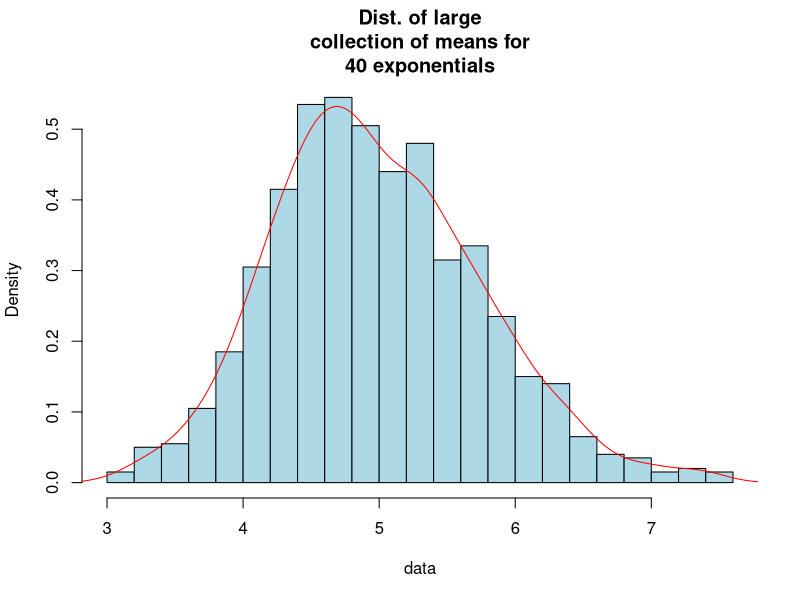
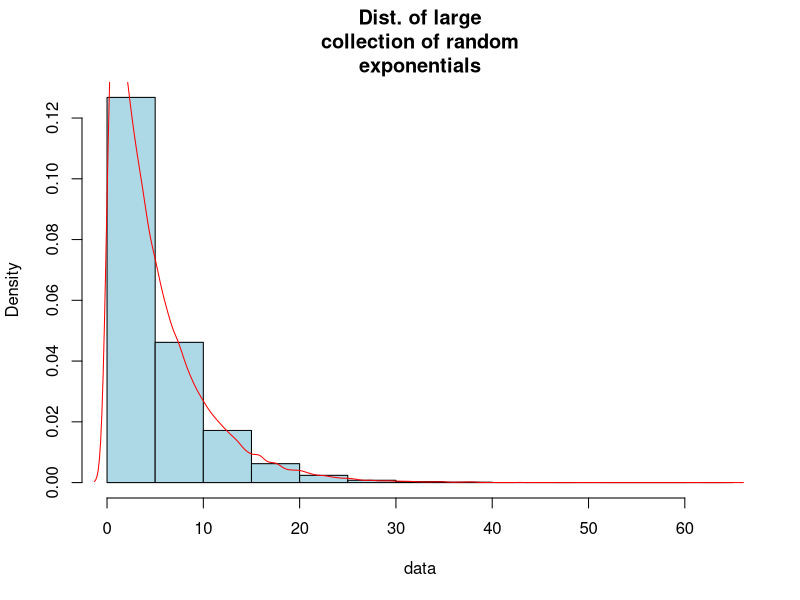
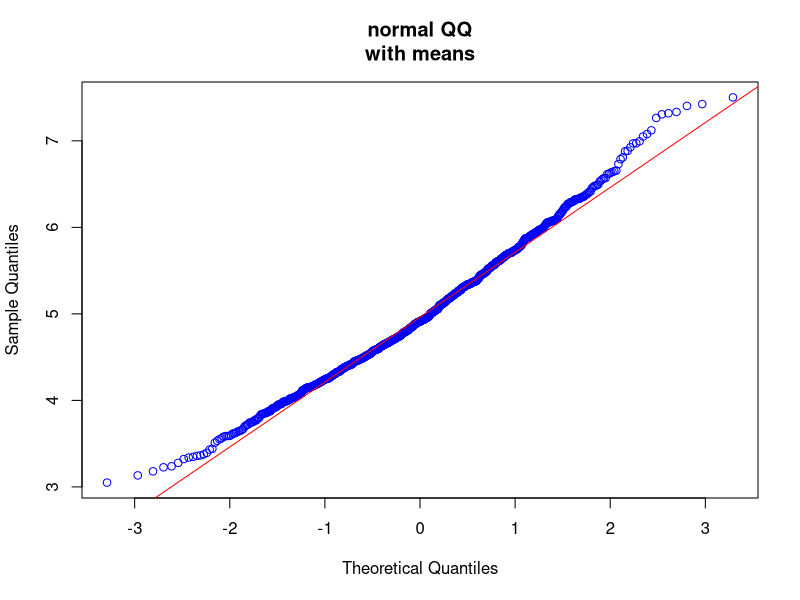
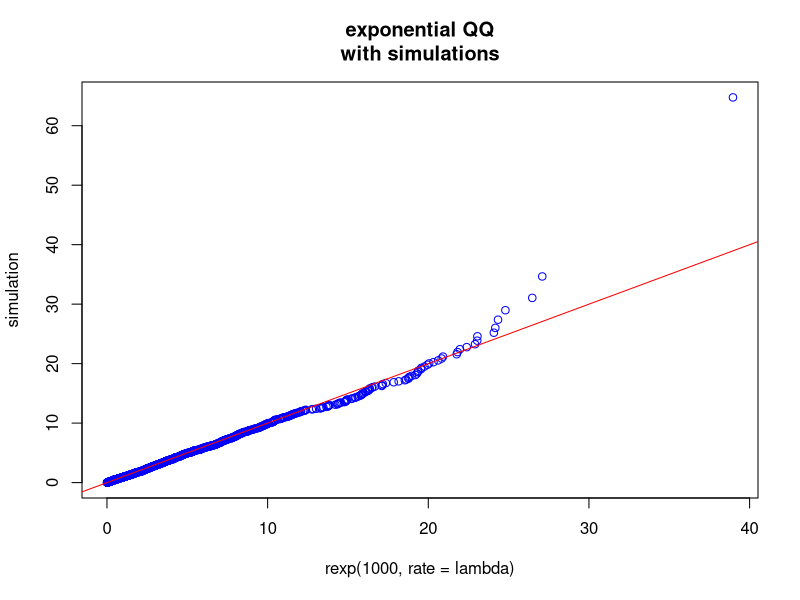

Recreate these plots in R, in order.
## ---- chunk 1
set.seed(7)
n             <-   40
lambda        <-  0.2
nsimultations <- 1000
simulation    <- replicate(n = nsimultations,
                           expr = rexp(n,lambda))
## ---- chunk 2
mean(simulation)
#=> [1] 4.983294
## ---- chunk 3
1/lambda
#=> [1] 5
## ---- chunk 4
sd(simulation)
#=> [1] 4.984027
## ---- chunk 5
means <- colMeans(simulation)
makeHist<-function(data, title){
  hist(data,
       freq=FALSE,
       col = "light blue",
       breaks=20,
       main=title)
  lines(density(data), col = "red")
}
makeHist(means,
"Dist. of large
collection of means for
40 exponentials")
makeHist(simulation,
"Dist. of large
collection of random
exponentials")
## ---- chunk 6
qqnorm(means,
       col = "blue",
main="normal QQ
with means");
qqline(means, col = "red")
# compare simulations to the exponential distributions
qqplot(rexp(1000, rate=lambda),
       simulation,
       col = "blue",
main="exponential QQ
with simulations")
abline(0,1, col = "red")
